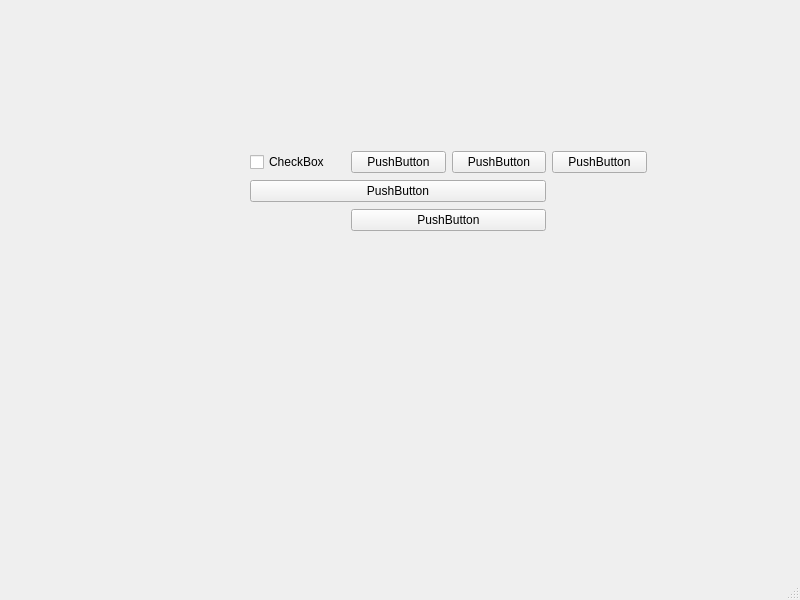
<?xml version="1.0" encoding="UTF-8"?>
<ui version="4.0">
 <class>MainWindow</class>
 <widget class="QMainWindow" name="MainWindow">
  <property name="geometry">
   <rect>
    <x>0</x>
    <y>0</y>
    <width>800</width>
    <height>600</height>
   </rect>
  </property>
  <property name="windowTitle">
   <string>MainWindow</string>
  </property>
  <widget class="QWidget" name="centralwidget">
   <widget class="QWidget" name="gridLayoutWidget">
    <property name="geometry">
     <rect>
      <x>250</x>
      <y>150</y>
      <width>397</width>
      <height>83</height>
     </rect>
    </property>
    <layout class="QGridLayout" name="gridLayout">
     <item row="0" column="1">
      <widget class="QPushButton" name="pushButton">
       <property name="text">
        <string>PushButton</string>
       </property>
      </widget>
     </item>
     <item row="0" column="0">
      <widget class="QCheckBox" name="checkBox">
       <property name="text">
        <string>CheckBox</string>
       </property>
      </widget>
     </item>
     <item row="0" column="3">
      <widget class="QPushButton" name="pushButton_3">
       <property name="text">
        <string>PushButton</string>
       </property>
      </widget>
     </item>
     <item row="0" column="2">
      <widget class="QPushButton" name="pushButton_2">
       <property name="text">
        <string>PushButton</string>
       </property>
      </widget>
     </item>
     <item row="2" column="1" colspan="2">
      <widget class="QPushButton" name="pushButton_4">
       <property name="text">
        <string>PushButton</string>
       </property>
      </widget>
     </item>
     <item row="1" column="0" colspan="3">
      <widget class="QPushButton" name="pushButton_5">
       <property name="text">
        <string>PushButton</string>
       </property>
      </widget>
     </item>
    </layout>
   </widget>
  </widget>
  <widget class="QMenuBar" name="menubar">
   <property name="geometry">
    <rect>
     <x>0</x>
     <y>0</y>
     <width>800</width>
     <height>23</height>
    </rect>
   </property>
  </widget>
  <widget class="QStatusBar" name="statusbar"/>
 </widget>
 <resources/>
 <connections/>
</ui>
